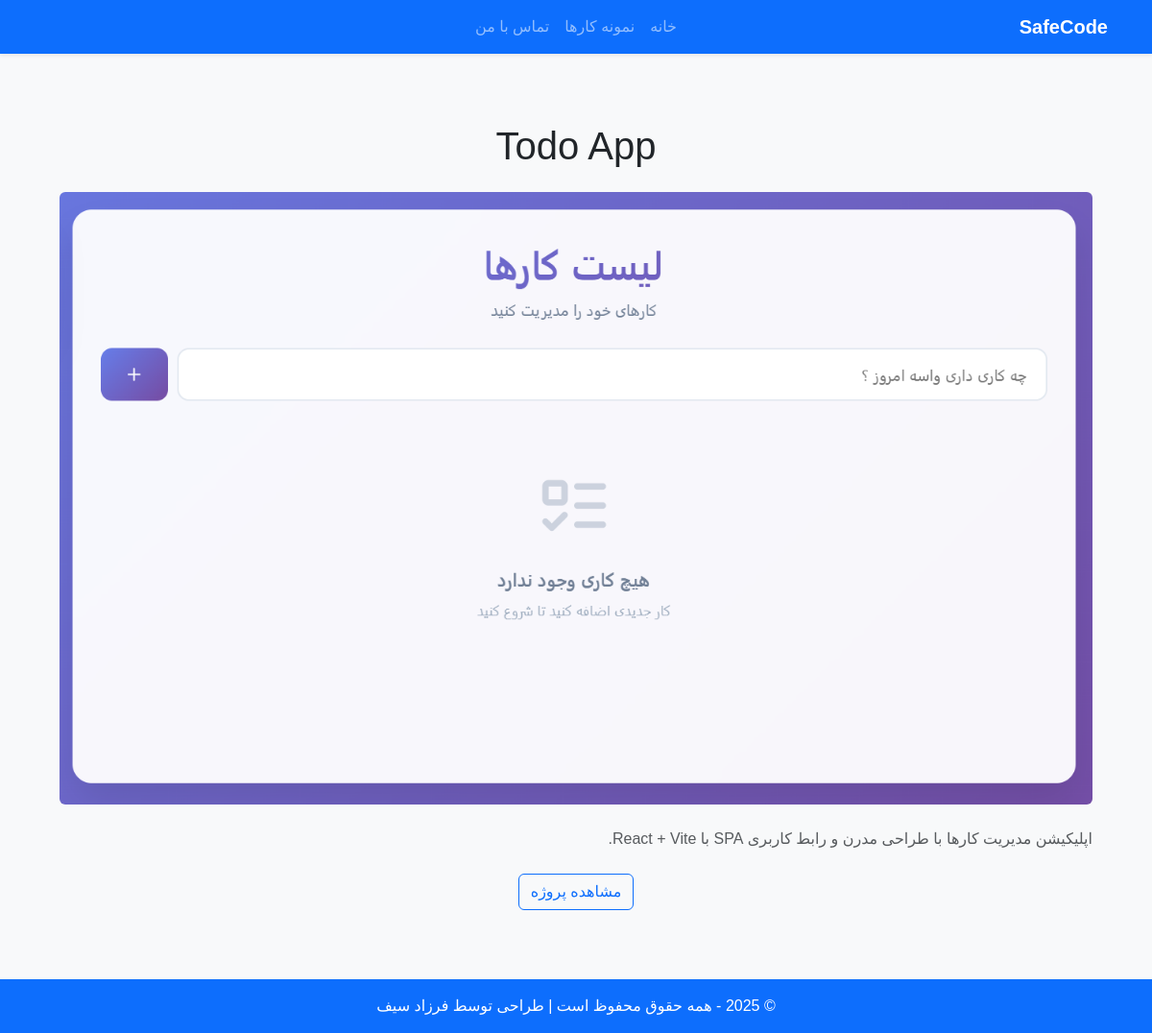
Screenshot of /portfolio/todo-app/ with the database file from the repository.
### main/models.py (models this page shows, shortened)
class PortfolioItem(models.Model):
    title = models.CharField(max_length=200, verbose_name='عنوان')
    description = models.TextField(verbose_name='توضیحات')
    image = models.ImageField(upload_to='portfolio_images/', verbose_name='عکس نمونه‌کار')
    project_url = models.URLField(blank=True, null=True, verbose_name='لینک پروژه')
    image = models.ImageField(upload_to='portfolio_images/', verbose_name='عکس نمونه‌کار')
    slug = models.SlugField(unique=True, blank=True, null=True)
    created_at = models.DateTimeField(auto_now_add=True, verbose_name='تاریخ ایجاد')

### main/views.py (the view)
# urls.py: path('portfolio/<slug:slug>/', views.portfolio_detail, name='portfolio_detail'),
def portfolio_detail(request, slug):
    item = get_object_or_404(PortfolioItem, slug=slug)
    return render(request, 'main/portfolio_detail.html', {
        'item': item
    })

### main/templates/main/portfolio_detail.html (shortened to what this page needs)
{% extends 'main/base.html' %}
{% block content %}
<section class="container py-5">
  <h1 class="text-center mb-4">{{ item.title }}</h1>
  <img src="{{ item.image.url }}" class="img-fluid mb-4 rounded" alt="{{ item.title }}">
  <p class="text-muted">{{ item.description }}</p>
  {% if item.project_url %}
    <div class="text-center mt-4">
      <a href="{{ item.project_url }}" target="_blank" class="btn btn-outline-primary">مشاهده پروژه</a>
    </div>
  {% endif %}
</section>
{% endblock %}

### main/static/main/style.css (style rules this page uses)
.hero-section, .container { padding-left: 1rem; padding-right: 1rem; }
html { scroll-behavior: smooth; text-rendering: optimizeLegibility; -webkit-font-smoothing: antialiased; }

### main/templates/main/base.html (style rules this page uses)
body, h1, h2, h3, h4, h5, h6, .navbar, .footer, .btn { font-family: 'Vazir', sans-serif !important; }

### rows the page displays
PortfolioItem: title "Todo App", image (picture), description "اپلیکیشن مدیریت کارها با طراحی مدرن و رابط کاربری SPA با React + Vite."
